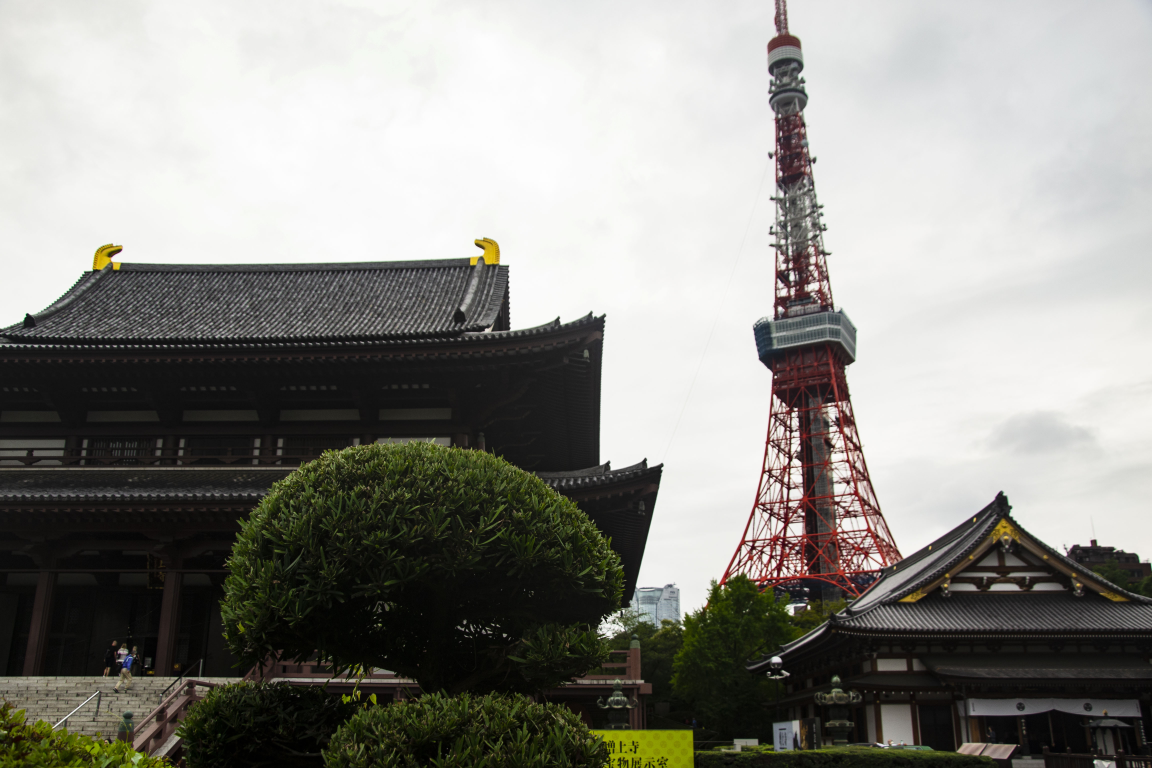
#> input picture ResizeAndFlip/tokyo.jpg, 4608 x 3072 px, found by its file name (shown at 1/4 size)
$ python ResizeFlip.py
#> lines starting #> are read from the running program, lines starting #| are printed output that depends on the picture
# Source from Alexey Spizhevoy and Aleksandr Rybnikov OpenCV 3 Computer Vision with Python Cookbook

import argparse
import cv2

# Create an object for parsing argument from command line
parser = argparse.ArgumentParser()

# Defines the argument --image and -i for setting image path. Default is
# tokyo.jpg which is included in this repository
parser.add_argument('--path', '-p', default='../res/tokyo.jpg', help='Image path.')
params = parser.parse_args()

# Read image from path in a NumPy array
image = cv2.imread(params.path)
#> image is the input picture: shape (3072, 4608, 3); mean B, G, R 134.6, 139.8, 140.5

# Check wether the image was successfully loaded
assert image is not None

print("Original image shape: ", image.shape)
#| Original image shape:  (3072, 4608, 3)

# Witdth and height which the image will be resized
width, height = 128, 256
resized_image = cv2.resize(image, (width, height))
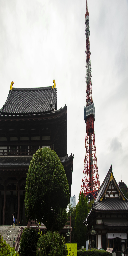
#> resized_image: shape (256, 128, 3); mean B, G, R 134.5, 139.7, 140.5
print("Resized to 128x256 image shape: ", resized_image)
#> (printed output is left out)

# Resizing with multipliers
width_mult, height_mult = 0.25, 0.5
resized_image = cv2.resize(image, (0, 0), resized_image, width_mult, height_mult)
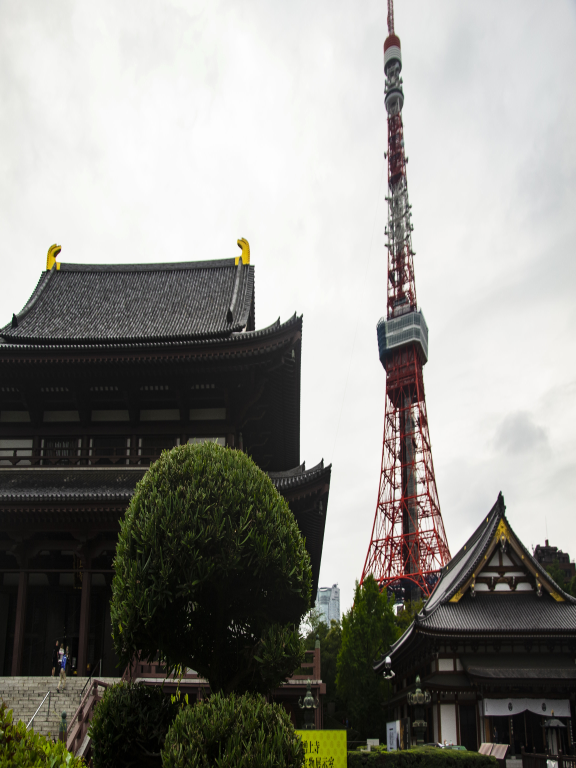
#> resized_image: shape (1536, 1152, 3) (shown at 1/2 size); mean B, G, R 134.7, 139.9, 140.6
print("Image shape: ", resized_image.shape)
#| Image shape:  (1536, 1152, 3)

# Resizing using nearest-neighbor interpolation
width_mult, height_mult = 2, 4
resized_image = cv2.resize(image, (0, 0), resized_image, width_mult, height_mult, cv2.INTER_NEAREST)
print("Half sized image shape: ", resized_image.shape)
#| Half sized image shape:  (12288, 9216, 3)

# Flip the image along its horizontal x-axis
image_flip_along_x = cv2.flip(image, 0)
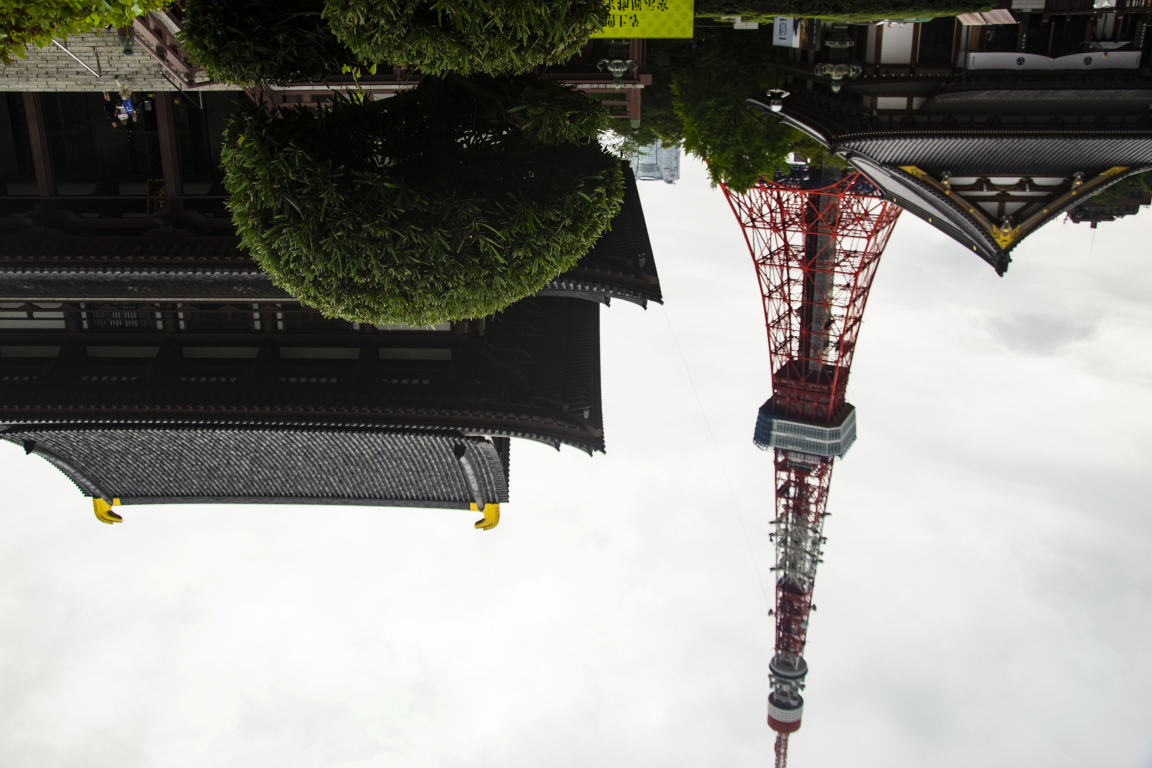
#> image_flip_along_x: shape (3072, 4608, 3) (shown at 1/4 size); mean B, G, R 134.6, 139.8, 140.5

# Flip the image along its vertical y-axis
image_flip_along_y = cv2.flip(image, 1)
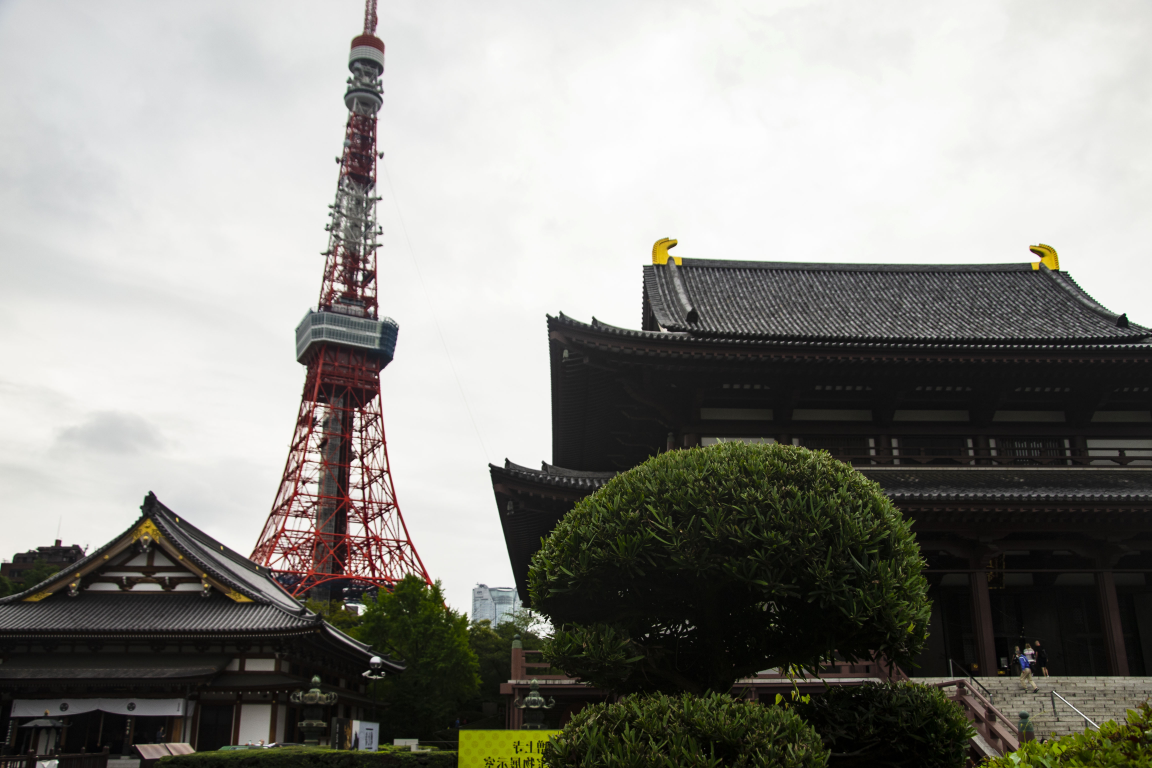
#> image_flip_along_y: shape (3072, 4608, 3) (shown at 1/4 size); mean B, G, R 134.6, 139.8, 140.5

# Flip the image in both x and y axis
image_flip_xy = cv2.flip(image, -1)
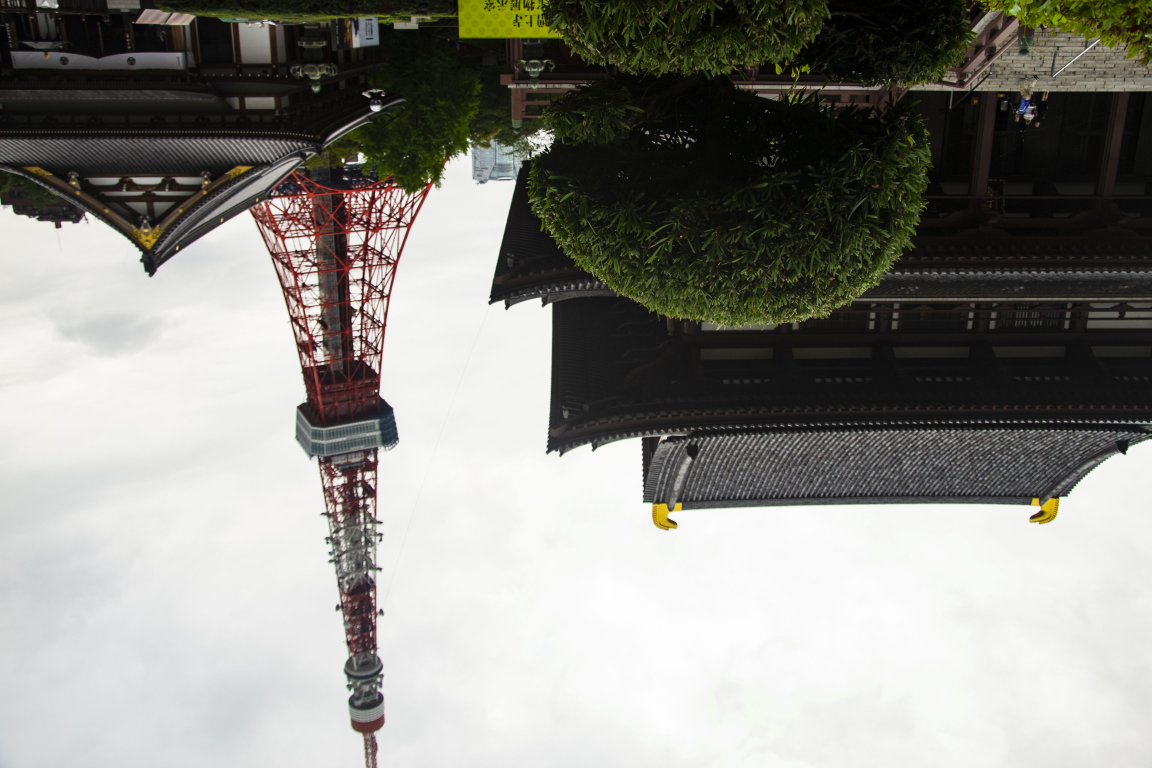
#> image_flip_xy: shape (3072, 4608, 3) (shown at 1/4 size); mean B, G, R 134.6, 139.8, 140.5
